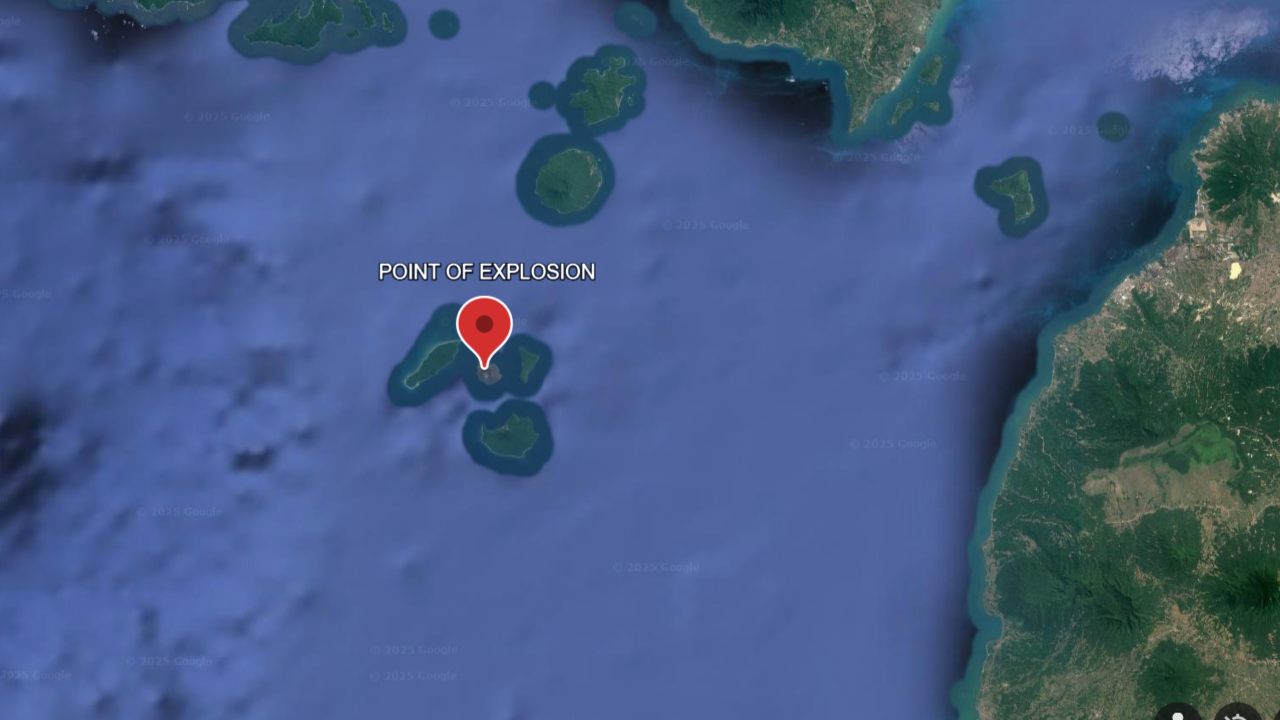
#> input picture closeup10kmis107p.png, 1280 x 720 px
$ python 'krakatoa eruption simulation 1.py'
#> lines starting #> are read from the running program, lines starting #| are printed output that depends on the picture; after the words box and inside, x2 and y2 are one past the last pixel; in counts of white or black regions, pixels touching at a corner belong together
import cv2 as cv
import numpy as np
import time

#A timer that shows time elapsed after the eruption in hours, minutes, and seconds
def clock(clk):
    m, s = divmod(clk, 60)
    h, m = divmod(m, 60)
    return(int(s),int(m) ,int(h))

#A function that is called for creating trackbars
def nothing(x):
    pass

#Creating GUI for trackbars
cv.namedWindow('CIRCLE')
cv.resizeWindow('CIRCLE',300,300)

cv.createTrackbar('MoveX','CIRCLE',400,1200,nothing)
cv.createTrackbar('MoveY','CIRCLE',0,720,nothing)
cv.createTrackbar('Rad','CIRCLE',0,720,nothing)

#Initialising the radius (r) of the sound wave, the starting time (timer0) and the speed (301.667 m/s)
r = 0
timer0 = int(time.time())
speed = 1086 / 3600

while True:

    #The frame is freezed in which the explosive wave radius would keep on increasing until 'd' is pressed
    #timer1 is the time a while loop iteration begins
    timer1 = int(time.time())

    #Distance  = ( speed )( elapsed time )
    dist = speed * (timer1 - timer0)
    img = cv.imread('closeup10kmis107p.png')
#> img is the input picture: shape (720, 1280, 3); mean B, G, R 132.5, 91.3, 69

    x = cv.getTrackbarPos('MoveX','CIRCLE')
    y = cv.getTrackbarPos('MoveY','CIRCLE')

    if cv.waitKey(20) & 0xFF == ord('d'):
#> (key Esc is pressed here)
        break

    #The centre of the eruption is specified and the circle representing the sound wave is drawn on the image with other elements
    centre = (483,368)
    cv.circle(img,centre,int(r),(0,255,255),thickness = 5)
#> img: shape (720, 1280, 3); under 0.01% of pixels changed, all inside (x1, y1, x2, y2) = (480, 365, 487, 372)
    cv.line(img,(centre[0]+int(r),centre[1]),(centre[0]+int(r)-20,centre[1]-16),(0,255,255),thickness = 2)
#> img: shape (720, 1280, 3); mean B, G, R 132.5, 91.3, 69
    cv.line(img,(centre[0]+int(r),centre[1]),(centre[0]+int(r)-20,centre[1]+16),(0,255,255),thickness = 2)
#> img: shape (720, 1280, 3); mean B, G, R 132.5, 91.3, 69
    cv.line(img,(centre[0]+int(r),centre[1]),(centre[0]+int(r),centre[1]),(0,255,255),thickness = 2)
    cv.line(img,centre,(centre[0]+int(r),centre[1]),(0,255,255),thickness = 2)


    cv.putText(img,f'{int(dist)}KM',(centre[0]+10,centre[1]-10),cv.FONT_HERSHEY_TRIPLEX, 1, (0,255,255), thickness = 2)

    #Ouskirsts of Jakarta near the volcano pointed on the map for reference
    cv.putText(img,'OUTSKIRTS',(1066,247),cv.FONT_HERSHEY_TRIPLEX, 1, (255,255,255), thickness = 2)
    cv.putText(img,'OF',(1066,277),cv.FONT_HERSHEY_TRIPLEX, 1, (255,255,255), thickness = 2)
    cv.putText(img,'JAKARTA',(1066,307),cv.FONT_HERSHEY_TRIPLEX, 1, (255,255,255), thickness = 2)

    #Text at the edge of the circle that indicates it as a sound wave travelling at 1086km/h
    cv.putText(img,'KABOOM!',(int(r)+493,368),cv.FONT_HERSHEY_TRIPLEX, 0.7, (0,255,255), thickness = 2)
    cv.putText(img,'(1086KM/H)',(int(r)+493,398),cv.FONT_HERSHEY_TRIPLEX, 0.7, (0,255,255), thickness = 1)

    #The time elapsed after eruption
    cv.putText(img,'Time after eruption:',(600,610),cv.FONT_HERSHEY_TRIPLEX, 1, (0,255,0), thickness = 2)
    cv.putText(img,f'{clock(timer1-timer0)[0]} seconds',(600,640),cv.FONT_HERSHEY_TRIPLEX, 1, (0,255,0), thickness = 2)
    cv.putText(img,f'{clock(timer1-timer0)[1]} minutes',(600,670),cv.FONT_HERSHEY_TRIPLEX, 1, (0,255,0), thickness = 2)

    cv.line(img,(centre[0],200),(centre[0]+567,200),(0,255,0),thickness = 2)
    cv.line(img,(centre[0],200),(centre[0]+20,180),(0,255,0),thickness = 2)
#> img: shape (720, 1280, 3); mean B, G, R 131.6, 93.9, 69.7
    cv.line(img,(centre[0],200),(centre[0]+20,220),(0,255,0),thickness = 2)
#> img: shape (720, 1280, 3); mean B, G, R 131.6, 93.9, 69.7
    cv.line(img,(centre[0]+567,200),(centre[0]+547,180),(0,255,0),thickness = 2)
#> img: shape (720, 1280, 3); mean B, G, R 131.6, 93.9, 69.7
    cv.line(img,(centre[0]+567,200),(centre[0]+547,220),(0,255,0),thickness = 2)
#> img: shape (720, 1280, 3); mean B, G, R 131.5, 93.9, 69.7
    cv.putText(img,'53KM',((centre[0]+567//2),170),cv.FONT_HERSHEY_TRIPLEX, 0.7, (0,255,0), thickness = 2)
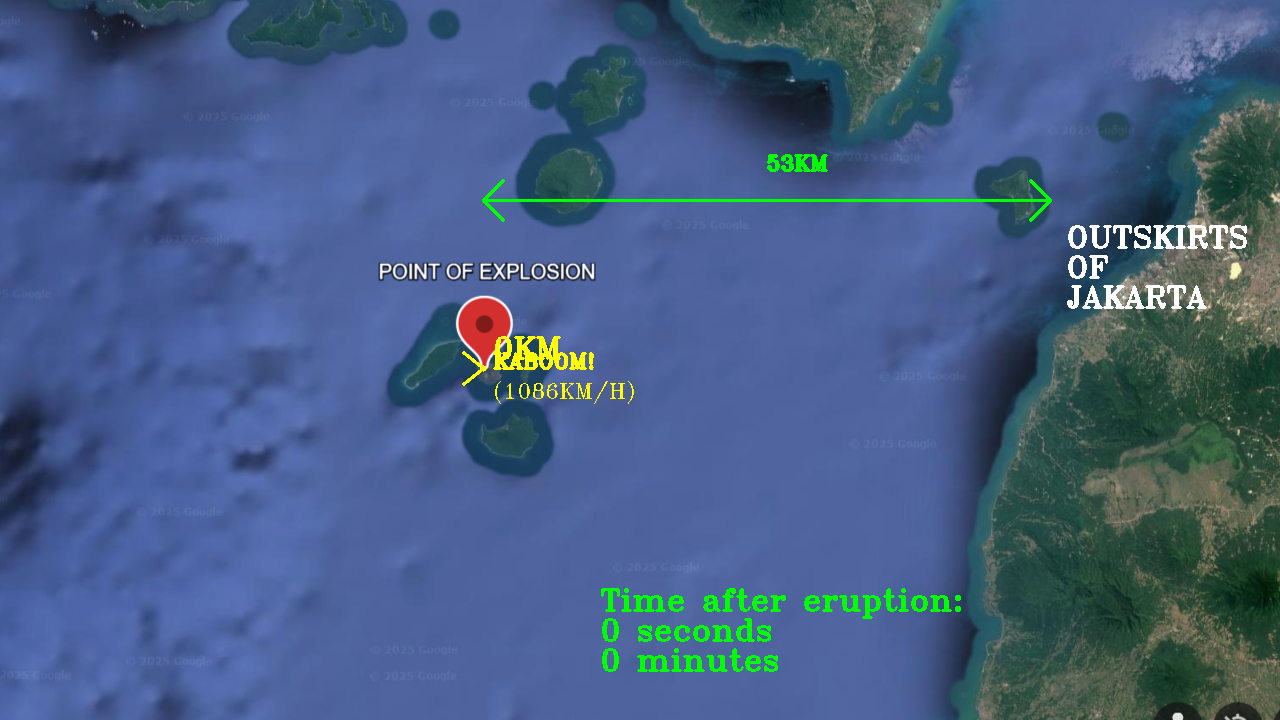
#> img: shape (720, 1280, 3); mean B, G, R 131.5, 94.1, 69.6

    #showing the output
    cv.imshow('window',img)

    #Increment of radius such that r increases by 0.043 pixels per second, equivalent to 301.667 meters per second
    r += 3.22783
    t2 = time.time()

    delta = t2 - timer1

    #The while loop executes faster than 1 second.
    #to ensure timely execution within 1 second, a delay is added which makes each iteration 1 second long only.
    if delta != 1:
        time.sleep(1 - delta)

cv.destroyAllWindows()

$ run again, with closeup1000kmis143p.png copied over closeup10kmis107p.png
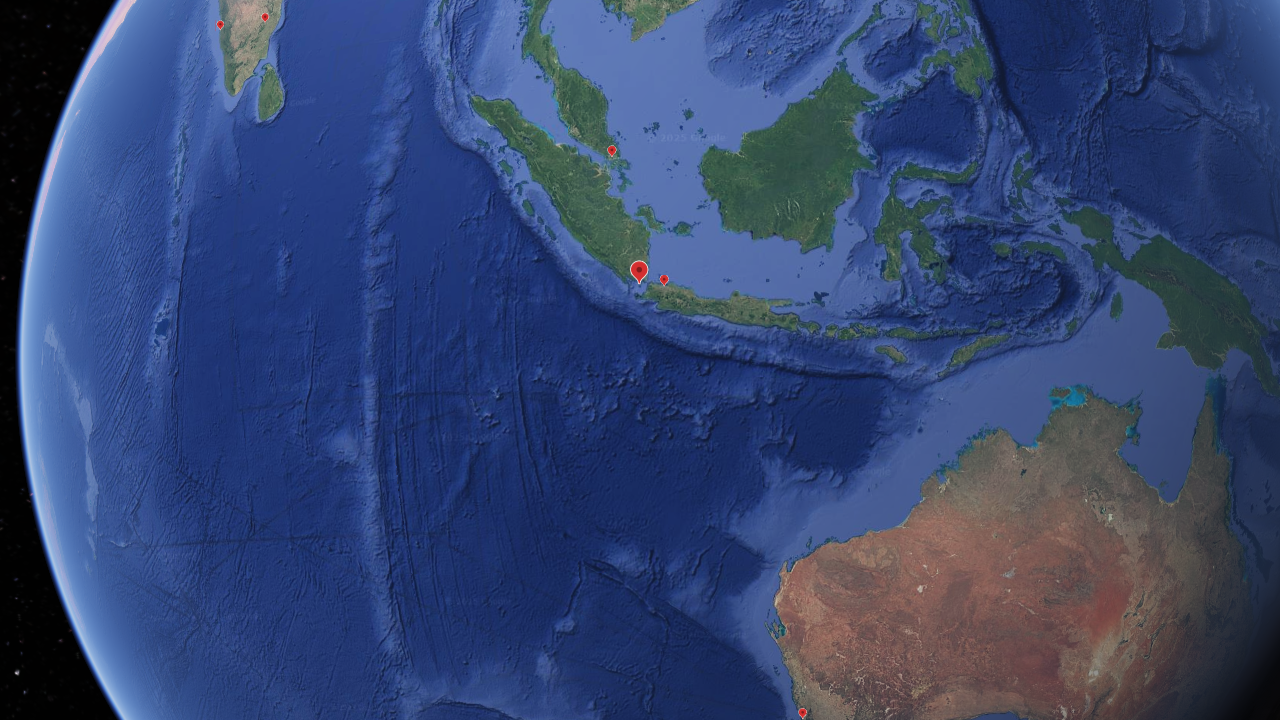
#> input picture closeup1000kmis143p.png, 1280 x 720 px
#> img is the input picture: shape (720, 1280, 3); mean B, G, R 112.1, 69.6, 52.9
#> `cv.putText(img,'(1086KM/H)',(int(r)+493,398),cv.FONT_HERSHEY_TRIPLEX, ..`:
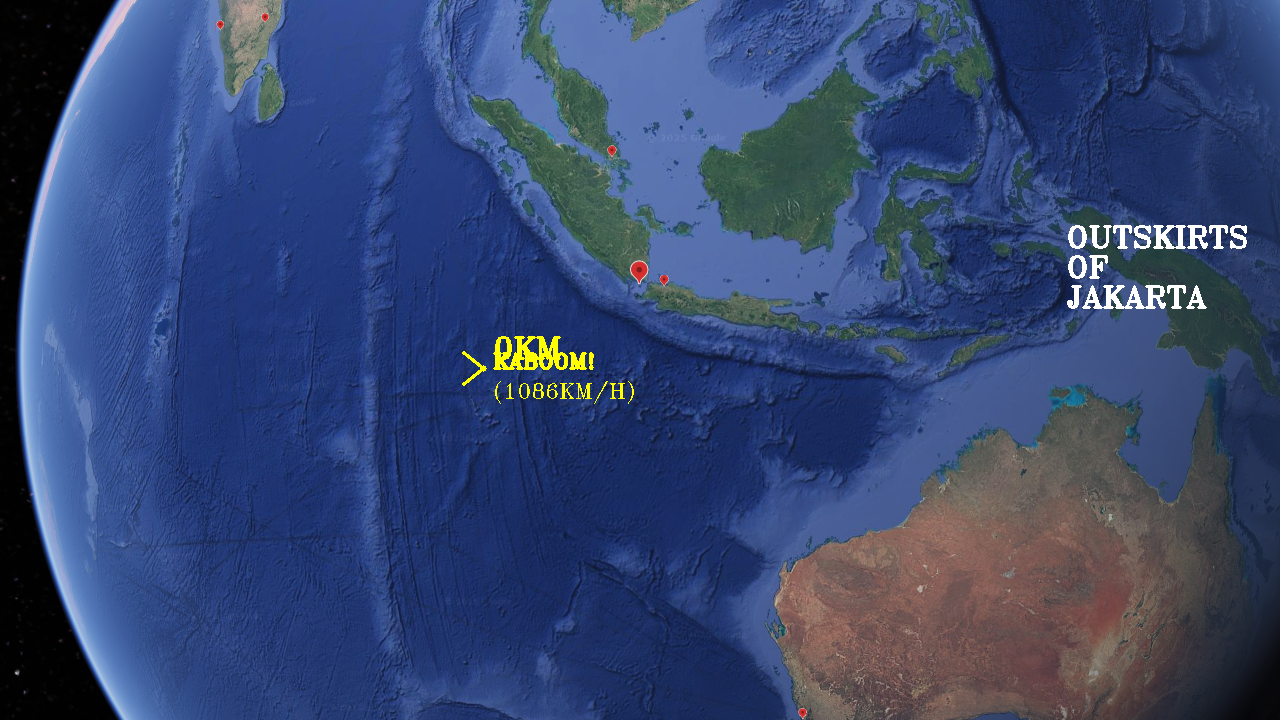
#> img: shape (720, 1280, 3); mean B, G, R 112.4, 71.1, 54.5

$ run again, with given_img.jpeg saved as closeup10kmis107p.png
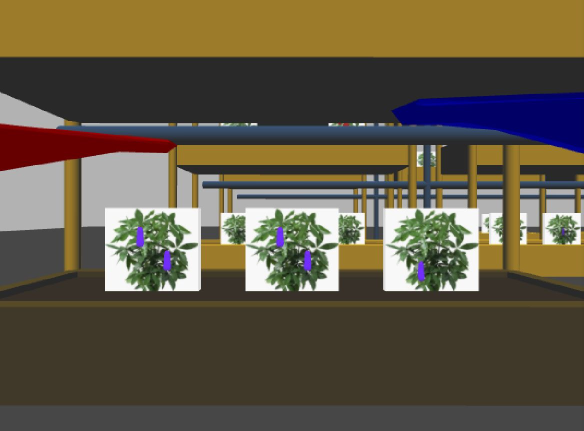
#> input picture given_img.jpeg, 1168 x 861 px (shown at 1/2 size)
#> img is the input picture: shape (861, 1168, 3); mean B, G, R 68.6, 88, 97
#> `cv.putText(img,'53KM',((centre[0]+567//2),170),cv.FONT_HERSHEY_TRIPLEX..`:
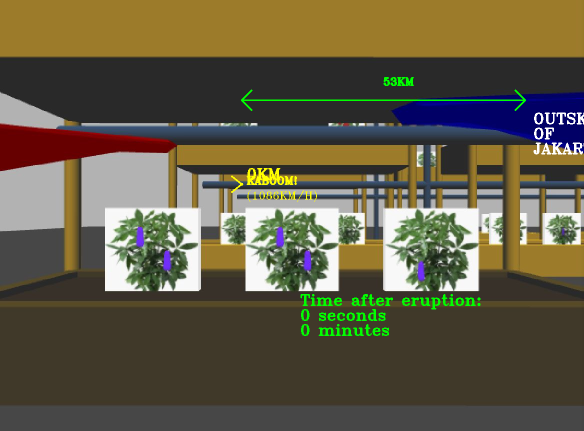
#> img: shape (861, 1168, 3) (shown at 1/2 size); mean B, G, R 68.4, 90.9, 97.5
